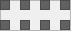
       <widget class="QFrame" name="frameHr10">
        <property name="geometry">
         <rect>
          <x>0</x>
          <y>0</y>
          <width>71</width>
          <height>31</height>
         </rect>
        </property>
        <property name="frameShape">
         <enum>QFrame::StyledPanel</enum>
        </property>
        <property name="frameShadow">
         <enum>QFrame::Raised</enum>
        </property>
        <widget class="QTextEdit" name="H103">
         <property name="geometry">
          <rect>
           <x>0</x>
           <y>0</y>
           <width>10</width>
           <height>10</height>
          </rect>
         </property>
         <property name="cursor" stdset="0">
          <cursorShape>ArrowCursor</cursorShape>
         </property>
         <property name="styleSheet">
          <string notr="true">background-color: rgb(97, 97, 97);
</string>
         </property>
         <property name="readOnly">
          <bool>true</bool>
         </property>
        </widget>
        <widget class="QTextEdit" name="H102">
         <property name="geometry">
          <rect>
           <x>20</x>
           <y>20</y>
           <width>10</width>
           <height>10</height>
          </rect>
         </property>
         <property name="cursor" stdset="0">
          <cursorShape>ArrowCursor</cursorShape>
         </property>
         <property name="styleSheet">
          <string notr="true">background-color: rgb(97, 97, 97);
</string>
         </property>
         <property name="readOnly">
          <bool>true</bool>
         </property>
        </widget>
        <widget class="QTextEdit" name="H101">
         <property name="geometry">
          <rect>
           <x>0</x>
           <y>20</y>
           <width>10</width>
           <height>10</height>
          </rect>
         </property>
         <property name="cursor" stdset="0">
          <cursorShape>ArrowCursor</cursorShape>
         </property>
         <property name="styleSheet">
          <string notr="true">background-color: rgb(97, 97, 97);
</string>
         </property>
         <property name="readOnly">
          <bool>true</bool>
         </property>
        </widget>
        <widget class="QTextEdit" name="H104">
         <property name="geometry">
          <rect>
           <x>20</x>
           <y>0</y>
           <width>10</width>
           <height>10</height>
          </rect>
         </property>
         <property name="cursor" stdset="0">
          <cursorShape>ArrowCursor</cursorShape>
         </property>
         <property name="styleSheet">
          <string notr="true">background-color: rgb(97, 97, 97);
</string>
         </property>
         <property name="readOnly">
          <bool>true</bool>
         </property>
        </widget>
        <widget class="QTextEdit" name="H106">
         <property name="geometry">
          <rect>
           <x>40</x>
           <y>0</y>
           <width>10</width>
           <height>10</height>
          </rect>
         </property>
         <property name="cursor" stdset="0">
          <cursorShape>ArrowCursor</cursorShape>
         </property>
         <property name="styleSheet">
          <string notr="true">background-color: rgb(97, 97, 97);
</string>
         </property>
         <property name="readOnly">
          <bool>true</bool>
         </property>
        </widget>
        <widget class="QTextEdit" name="H105">
         <property name="geometry">
          <rect>
           <x>40</x>
           <y>20</y>
           <width>10</width>
           <height>10</height>
          </rect>
         </property>
         <property name="cursor" stdset="0">
          <cursorShape>ArrowCursor</cursorShape>
         </property>
         <property name="styleSheet">
          <string notr="true">background-color: rgb(97, 97, 97);
</string>
         </property>
         <property name="readOnly">
          <bool>true</bool>
         </property>
        </widget>
        <widget class="QTextEdit" name="H108">
         <property name="geometry">
          <rect>
           <x>60</x>
           <y>0</y>
           <width>10</width>
           <height>10</height>
          </rect>
         </property>
         <property name="cursor" stdset="0">
          <cursorShape>ArrowCursor</cursorShape>
         </property>
         <property name="styleSheet">
          <string notr="true">background-color: rgb(97, 97, 97);
</string>
         </property>
         <property name="readOnly">
          <bool>true</bool>
         </property>
        </widget>
        <widget class="QTextEdit" name="H107">
         <property name="geometry">
          <rect>
           <x>60</x>
           <y>20</y>
           <width>10</width>
           <height>10</height>
          </rect>
         </property>
         <property name="cursor" stdset="0">
          <cursorShape>ArrowCursor</cursorShape>
         </property>
         <property name="styleSheet">
          <string notr="true">background-color: rgb(97, 97, 97);
</string>
         </property>
         <property name="readOnly">
          <bool>true</bool>
         </property>
        </widget>
       </widget>
